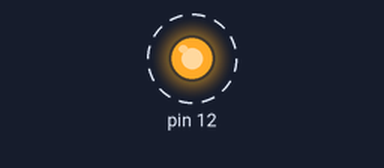
A sketch run on a simulated Arduino Uno, built with avr-gcc and run on an emulated ATmega328P. Parts: output pins drawn as LEDs (lit = HIGH). Dashed ring = blinking.

Above: at 0.2 s.
Timing chart, 0 to 3.0 s (numbered marks = the images above):
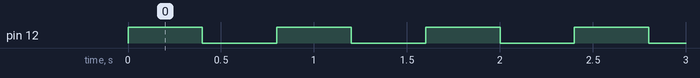

The sketch:

a.ino
```cpp
void setup() {

pinMode(12, OUTPUT);
}

void loop() {

  digitalWrite(12, HIGH);
  delay(400); // Wait for 1000 millisecond(s)
  digitalWrite(12, LOW);
  delay(400); // Wait for 1000 millisecond(s)
}
```

Measured:
- by itself, pin 12: alternates HIGH for 0.40 s and LOW for 0.40 s
